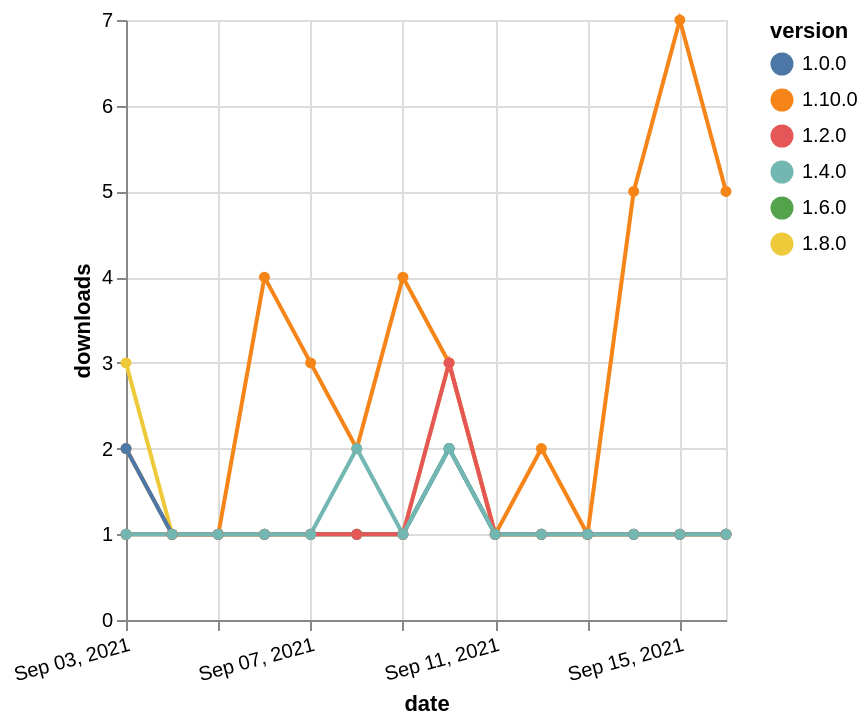

Vega-Lite specification stored for this chart:
### Vega-Lite specification from a JSON file in a GitHub repository (floating-point values rounded to 4 significant figures)
{"$schema": "https://vega.github.io/schema/vega-lite/v5.json", "description": "A simple bar chart with embedded data.", "data": {"values": [{"date": "2021-09-03", "total": 183, "delta": 1, "version": "1.6.0"}, {"date": "2021-09-04", "total": 184, "delta": 1, "version": "1.6.0"}, {"date": "2021-09-05", "total": 185, "delta": 1, "version": "1.6.0"}, {"date": "2021-09-06", "total": 186, "delta": 1, "version": "1.6.0"}, {"date": "2021-09-07", "total": 187, "delta": 1, "version": "1.6.0"}, {"date": "2021-09-08", "total": 188, "delta": 1, "version": "1.6.0"}, {"date": "2021-09-09", "total": 189, "delta": 1, "version": "1.6.0"}, {"date": "2021-09-10", "total": 191, "delta": 2, "version": "1.6.0"}, {"date": "2021-09-11", "total": 192, "delta": 1, "version": "1.6.0"}, {"date": "2021-09-12", "total": 193, "delta": 1, "version": "1.6.0"}, {"date": "2021-09-13", "total": 194, "delta": 1, "version": "1.6.0"}, {"date": "2021-09-14", "total": 195, "delta": 1, "version": "1.6.0"}, {"date": "2021-09-15", "total": 196, "delta": 1, "version": "1.6.0"}, {"date": "2021-09-16", "total": 197, "delta": 1, "version": "1.6.0"}, {"date": "2021-09-03", "total": 265, "delta": 3, "version": "1.8.0"}, {"date": "2021-09-04", "total": 266, "delta": 1, "version": "1.8.0"}, {"date": "2021-09-05", "total": 267, "delta": 1, "version": "1.8.0"}, {"date": "2021-09-06", "total": 268, "delta": 1, "version": "1.8.0"}, {"date": "2021-09-07", "total": 269, "delta": 1, "version": "1.8.0"}, {"date": "2021-09-08", "total": 270, "delta": 1, "version": "1.8.0"}, {"date": "2021-09-09", "total": 271, "delta": 1, "version": "1.8.0"}, {"date": "2021-09-10", "total": 274, "delta": 3, "version": "1.8.0"}, {"date": "2021-09-11", "total": 275, "delta": 1, "version": "1.8.0"}, {"date": "2021-09-12", "total": 276, "delta": 1, "version": "1.8.0"}, {"date": "2021-09-13", "total": 277, "delta": 1, "version": "1.8.0"}, {"date": "2021-09-14", "total": 278, "delta": 1, "version": "1.8.0"}, {"date": "2021-09-15", "total": 279, "delta": 1, "version": "1.8.0"}, {"date": "2021-09-16", "total": 280, "delta": 1, "version": "1.8.0"}, {"date": "2021-09-03", "total": 156, "delta": 2, "version": "1.10.0"}, {"date": "2021-09-04", "total": 157, "delta": 1, "version": "1.10.0"}, {"date": "2021-09-05", "total": 158, "delta": 1, "version": "1.10.0"}, {"date": "2021-09-06", "total": 162, "delta": 4, "version": "1.10.0"}, {"date": "2021-09-07", "total": 165, "delta": 3, "version": "1.10.0"}, {"date": "2021-09-08", "total": 167, "delta": 2, "version": "1.10.0"}, {"date": "2021-09-09", "total": 171, "delta": 4, "version": "1.10.0"}, {"date": "2021-09-10", "total": 174, "delta": 3, "version": "1.10.0"}, {"date": "2021-09-11", "total": 175, "delta": 1, "version": "1.10.0"}, {"date": "2021-09-12", "total": 177, "delta": 2, "version": "1.10.0"}, {"date": "2021-09-13", "total": 178, "delta": 1, "version": "1.10.0"}, {"date": "2021-09-14", "total": 183, "delta": 5, "version": "1.10.0"}, {"date": "2021-09-15", "total": 190, "delta": 7, "version": "1.10.0"}, {"date": "2021-09-16", "total": 195, "delta": 5, "version": "1.10.0"}, {"date": "2021-09-03", "total": 236, "delta": 2, "version": "1.0.0"}, {"date": "2021-09-04", "total": 237, "delta": 1, "version": "1.0.0"}, {"date": "2021-09-05", "total": 238, "delta": 1, "version": "1.0.0"}, {"date": "2021-09-06", "total": 239, "delta": 1, "version": "1.0.0"}, {"date": "2021-09-07", "total": 240, "delta": 1, "version": "1.0.0"}, {"date": "2021-09-08", "total": 241, "delta": 1, "version": "1.0.0"}, {"date": "2021-09-09", "total": 242, "delta": 1, "version": "1.0.0"}, {"date": "2021-09-10", "total": 244, "delta": 2, "version": "1.0.0"}, {"date": "2021-09-11", "total": 245, "delta": 1, "version": "1.0.0"}, {"date": "2021-09-12", "total": 246, "delta": 1, "version": "1.0.0"}, {"date": "2021-09-13", "total": 247, "delta": 1, "version": "1.0.0"}, {"date": "2021-09-14", "total": 248, "delta": 1, "version": "1.0.0"}, {"date": "2021-09-15", "total": 249, "delta": 1, "version": "1.0.0"}, {"date": "2021-09-16", "total": 250, "delta": 1, "version": "1.0.0"}, {"date": "2021-09-03", "total": 370, "delta": 1, "version": "1.2.0"}, {"date": "2021-09-04", "total": 371, "delta": 1, "version": "1.2.0"}, {"date": "2021-09-05", "total": 372, "delta": 1, "version": "1.2.0"}, {"date": "2021-09-06", "total": 373, "delta": 1, "version": "1.2.0"}, {"date": "2021-09-07", "total": 374, "delta": 1, "version": "1.2.0"}, {"date": "2021-09-08", "total": 375, "delta": 1, "version": "1.2.0"}, {"date": "2021-09-09", "total": 376, "delta": 1, "version": "1.2.0"}, {"date": "2021-09-10", "total": 379, "delta": 3, "version": "1.2.0"}, {"date": "2021-09-11", "total": 380, "delta": 1, "version": "1.2.0"}, {"date": "2021-09-12", "total": 381, "delta": 1, "version": "1.2.0"}, {"date": "2021-09-13", "total": 382, "delta": 1, "version": "1.2.0"}, {"date": "2021-09-14", "total": 383, "delta": 1, "version": "1.2.0"}, {"date": "2021-09-15", "total": 384, "delta": 1, "version": "1.2.0"}, {"date": "2021-09-16", "total": 385, "delta": 1, "version": "1.2.0"}, {"date": "2021-09-03", "total": 371, "delta": 1, "version": "1.4.0"}, {"date": "2021-09-04", "total": 372, "delta": 1, "version": "1.4.0"}, {"date": "2021-09-05", "total": 373, "delta": 1, "version": "1.4.0"}, {"date": "2021-09-06", "total": 374, "delta": 1, "version": "1.4.0"}, {"date": "2021-09-07", "total": 375, "delta": 1, "version": "1.4.0"}, {"date": "2021-09-08", "total": 377, "delta": 2, "version": "1.4.0"}, {"date": "2021-09-09", "total": 378, "delta": 1, "version": "1.4.0"}, {"date": "2021-09-10", "total": 380, "delta": 2, "version": "1.4.0"}, {"date": "2021-09-11", "total": 381, "delta": 1, "version": "1.4.0"}, {"date": "2021-09-12", "total": 382, "delta": 1, "version": "1.4.0"}, {"date": "2021-09-13", "total": 383, "delta": 1, "version": "1.4.0"}, {"date": "2021-09-14", "total": 384, "delta": 1, "version": "1.4.0"}, {"date": "2021-09-15", "total": 385, "delta": 1, "version": "1.4.0"}, {"date": "2021-09-16", "total": 386, "delta": 1, "version": "1.4.0"}]}, "width": "container", "mark": {"type": "line", "point": {"filled": true}}, "encoding": {"x": {"field": "date", "type": "temporal", "timeUnit": "yearmonthdate", "title": "date", "axis": {"labelAngle": -15}}, "y": {"field": "delta", "type": "quantitative", "title": "downloads"}, "color": {"field": "version", "type": "nominal"}, "tooltip": {"field": "delta"}}}
